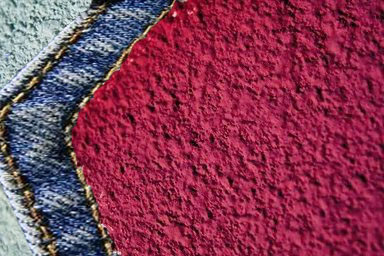
#> input picture make_tamper_dataset_from_coco/for_compare_experiment/test/Tp_D_CND_S_N_txt00028_txt00006_10848.jpg, 384 x 256 px
$ python -i jpeg_blur_test.py   (imports and definitions only)
#> lines starting #> are read from the running program, lines starting #| are printed output that depends on the picture
"""
@author :haoran
time:0326
"""
from PIL import Image,ImageFilter
import numpy as np
import traceback
import random
from torchvision import transforms
import matplotlib.pylab as plt

class AddGlobalBlur(object):
    """
    增加全局模糊t
    """

    def __init__(self, kernel_size=1):
        """
        :param kernel_size: kernel_size
        """
        self.kernel_size = kernel_size

    def __call__(self, img):
        """
        Args:
            img (PIL Image): PIL Image
        Returns:
            PIL Image: PIL image.
        """
        img_ = np.array(img).copy()
        img_ = Image.fromarray(img_)
        img_ = img_.filter(ImageFilter.GaussianBlur(radius=self.kernel_size))
        img_ = np.array(img_)
        return Image.fromarray(img_.astype('uint8')).convert('RGB')

class PressureTest:
    def __init__(self):
        """
        进来的是Image 输出的 tensor
        """
        pass
    def jepg(self):
        pass
    def blur(self, src_path, kernel_size=1):
        try:
            src = Image.open(src_path)
        except Exception as e:
            print(e)
            return 'read img error'

        src = transforms.Compose([
            AddGlobalBlur(kernel_size=kernel_size),
            # transforms.ToTensor(),
            # transforms.Normalize((0.47, 0.43, 0.39), (0.27, 0.26, 0.27)),
        ])(src)
        plt.imshow(src)
        plt.show()

# [6 lines not run here, left out]

>>> import cv2
>>> picture = cv2.imread('test/Tp_D_CND_S_N_txt00028_txt00006_10848.jpg', cv2.IMREAD_GRAYSCALE)
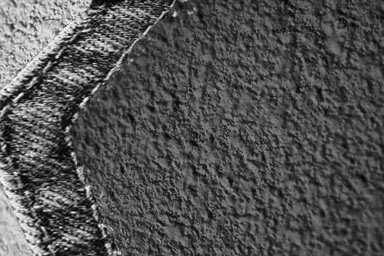
#> picture: shape (256, 384); min 0, max 255, mean 82.3
>>> result = AddGlobalBlur()(picture)
#> in __call__, `img_ = img_.filter(ImageFilter.GaussianBlur(radius=self.kernel_size))`:
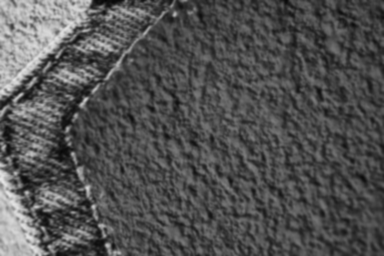
#> img_: PIL image 384x256 L; min 6, max 230, mean 81.8
